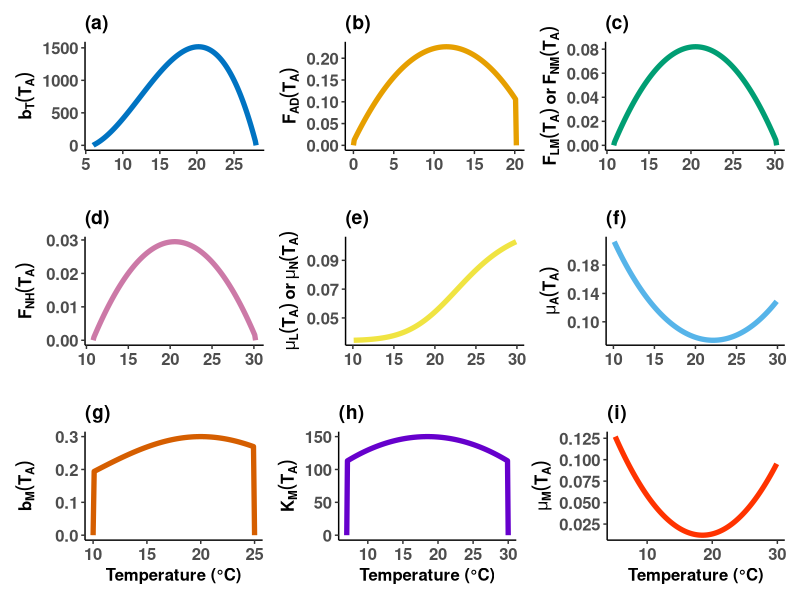

Here is the R script that generated this plot:


library(ggplot2)
library(patchwork)

# Temperature-dependent functions
F_T <- function(T) {
  ifelse(T > 6 & T < 28, -24.58678 * T^2 + 835.9505 * T - 4105.579, 0)
}

s_E_T <- function(T) {
  T_min <- 6; T_max <- 28; s_min <- 0.1; s_max <- 0.8
  ifelse(T >= T_min & T <= T_max, s_min + (s_max - s_min) * (T - T_min) / (T_max - T_min), 0)
}
b_T <- function(T) { F_T(T) * s_E_T(T) }

a <- 0.0013; b <- 0.515 
M <- 1777.67
H <- 244
DL <- 12

theta_L <- function(T) {
  if (T > 10.8 & T < 30.2) {
    (-0.0105 * T^2 + 0.4316 * T - 3.424) * (-1) * 
      ((0.03116 - 0.007615 * DL + 0.00004469 * DL^2) / (1 - 0.1374 * DL + 0.004788 * DL^2))
  } else { 0 }
}

F_LM <- function(T) { a * (M^b) * theta_L(T) }
F_NH <- function(T) { a * (H^b) * theta_L(T) }

a_A <- 0.086; b_A <- 0.515; D <- 20

theta_A <- function(T) { 
  ifelse(T > 0 & T < 20.2, (-0.0095 * T^2 + 0.219 * T + 0.05)/2.332, 0) 
}

F_A <- function(T) { a_A * (D^b_A) * theta_A(T) }

mu_L <- function(T) {
  ifelse(T > 10 & T < 30, (1 / (8.560 + 20.654 * (1 + (T / 19.759)^6.827)^-1)), 0)
}

mu_N <- mu_L

mu_A <- function(T) {
  ifelse(T > 10 & T < 30, (-log(-0.000828 * T^2 + 0.0367 * T + 0.522)), 0)
}

b_M <- function(T) {
  ifelse(T > 10 & T < 25, (0.3 * exp(-((T - 20) / (25 - 10))^2)), 0)
}

K_M <- function(T) { ifelse(T > 7 & T < 30, 150 * (1 - ((T - 18.5) / 23)^2), 0) }

mu <- function(T) { ifelse(T > 5 & T < 30, (0.012 + 0.4 * ((T - 18.5) / 25)^2), 0) }

# Generate parameter data
data_list <- list(
  data.frame(Temperature = seq(6, 28, by = 0.1), Value = sapply(seq(6, 28, by = 0.1), b_T), Label = "(a) "),
  data.frame(Temperature = seq(0, 20.2, by = 0.1), Value = sapply(seq(0, 20.2, by = 0.1), F_A), Label = "(b) "),
  data.frame(Temperature = seq(10.8, 30.2, by = 0.1), Value = sapply(seq(10.8, 30.2, by = 0.1), F_LM), Label = "(c) "),
  data.frame(Temperature = seq(10.8, 30.2, by = 0.1), Value = sapply(seq(10.8, 30.2, by = 0.1), F_NH), Label = "(d) "),
  data.frame(Temperature = seq(10.1, 29.9, by = 0.1), Value = sapply(seq(10.1, 29.9, by = 0.1), mu_L), Label = "(e) "),
  data.frame(Temperature = seq(10.1, 29.9, by = 0.1), Value = sapply(seq(10.1, 29.9, by = 0.1), mu_A), Label = "(f) "),
  data.frame(Temperature = seq(10, 25, by = 0.1), Value = sapply(seq(10, 25, by = 0.1), b_M), Label = "(g) "),
  data.frame(Temperature = seq(7, 30, by = 0.1), Value = sapply(seq(7, 30, by = 0.1), K_M), Label = "(h) "),
  data.frame(Temperature = seq(5.1, 29.9, by = 0.1), Value = sapply(seq(5.1, 29.9, by = 0.1), mu), Label = "(i) ")
)

# Color palette
colors <- c("#0073C2FF", "#E69F00", "#009E73", "#CC79A7", "#F0E442",
            "#56B4E9", "#D55E00", "#6600CC", "#FF3300")

# Create individual plots
plot_list <- lapply(seq_along(data_list), function(i) {
  ggplot(data_list[[i]], aes(x = Temperature, y = Value)) +
    geom_line(color = colors[i], size = 1.8) +
    ggtitle(data_list[[i]]$Label[1]) +
    labs(
      x = ifelse(i %in% 7:9, "Temperature (°C)", ""),
      y = switch(i,
                 expression(bold(b[T](T[A]))), 
                 expression(bold(F[AD](T[A]))),
                 expression(bold(F[LM](T[A]) ~ "or" ~ F[NM](T[A]))), 
                 expression(bold(F[NH](T[A]))),
                 expression(bold(mu[L](T[A]) ~ "or" ~ mu[N](T[A]))), 
                 expression(bold(mu[A](T[A]))), 
                 expression(bold(b[M](T[A]))), 
                 expression(bold(K[M](T[A]))), 
                 expression(bold(mu[M](T[A])))
      )
    ) +
    theme(
      plot.title = element_text(face = "bold", hjust = 0, size = 14),
      axis.title = element_text(face = "bold", size = 12),
      axis.text = element_text(face = "bold", size = 12),
      panel.grid.major = element_blank(),
      panel.grid.minor = element_blank(),
      axis.line = element_line(colour = "black"),
      panel.background = element_rect(fill = "white"),
      plot.background = element_rect(fill = "white")
    )
})

# Combine plots
combined_plot <- (plot_list[[1]] + plot_list[[2]] + plot_list[[3]]) / 
  (plot_list[[4]] + plot_list[[5]] + plot_list[[6]]) / 
  (plot_list[[7]] + plot_list[[8]] + plot_list[[9]])

# Display plot
print(combined_plot)

# Save plot (optional)
